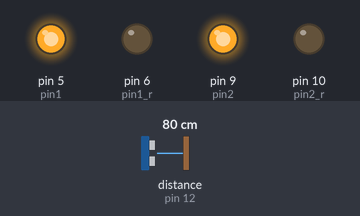
Simulated run of this sketch. Board: Arduino Uno, built with avr-gcc and run on an emulated ATmega328P. Parts: output pins drawn as LEDs (lit = HIGH). Wiring (inferred from the names in the program): ultrasonic range finder: trigger pin 13; echo pin 12. Inputs (shaded band) come from the test bench; at power-on: distance to the obstacle (sensor on pin 12) 80 cm. The echo pulse lasts 58.3 µs per cm; pins used as bus, display or sensor lines are not drawn.

Above: at 1.2 s.
1.3 s: distance to the obstacle (sensor on pin 12) set to 23 cm
2.8 s: distance to the obstacle (sensor on pin 12) set to 20 cm
At 3.9 s:
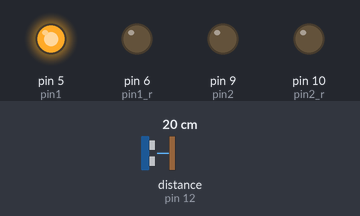
4.3 s: distance to the obstacle (sensor on pin 12) set to 35 cm
At 5.1 s:
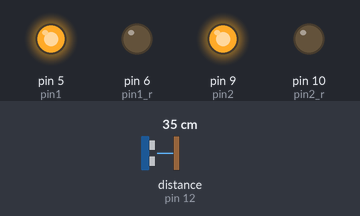
5.8 s: distance to the obstacle (sensor on pin 12) set to 2 cm
At 6.3 s:
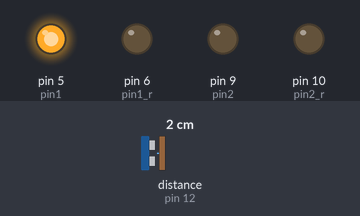
Timing chart, 0 to 8.3 s (numbered marks = the images above; inputs shaded):
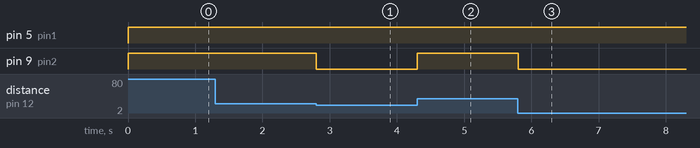

Measured:
- the behaviour switches between 22 and 21 cm on distance to the obstacle (sensor on pin 12) (found by bisection; images 0 and 1)
- after the input at 1.3 s, every drawn part: stays the same
- after the input at 2.8 s, pin 9 (pin2): HIGH → LOW at once
- after the input at 4.3 s, pin 9 (pin2): LOW → HIGH at once
- after the input at 5.8 s, pin 9 (pin2): HIGH → LOW at once

The sketch:

obstacle_detector.ino
```cpp
const int echopin = 12;
const int trigpin = 13;
long duration;
int distance;
int pin1 = 5;
int pin1_r=6;
int pin2 = 9;
int pin2_r=10;
void setup() {
  // put your setup code here, to run once:
  pinMode(trigpin,OUTPUT);
  pinMode(echopin,INPUT);
  pinMode(pin1,OUTPUT);
  pinMode(pin1_r,OUTPUT);
  pinMode(pin2,OUTPUT);
  pinMode(pin2_r,OUTPUT);
  Serial.begin(9600);
}

void loop() {
  // put your main code here, to run repeatedly:
   digitalWrite(trigpin,LOW);
   delayMicroseconds(2);
   digitalWrite(trigpin,HIGH);
   delayMicroseconds(10);
   digitalWrite(trigpin,LOW);
   duration = pulseIn(echopin,HIGH);
   distance = duration*0.034/2;
   if(distance <= 20)
   {
      digitalWrite(pin1,HIGH);
      digitalWrite(pin1_r,LOW);
      digitalWrite(pin2,LOW);
      digitalWrite(pin2_r,LOW);
   }
   else
   {
      digitalWrite(pin1,HIGH);
      digitalWrite(pin1_r,LOW);
      digitalWrite(pin2,HIGH);
      digitalWrite(pin1_r,LOW);
   }
}
```
